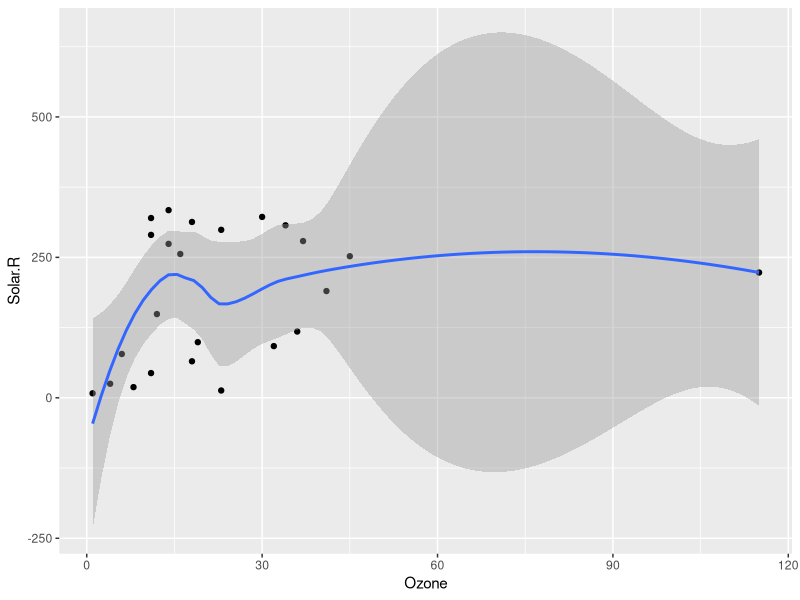
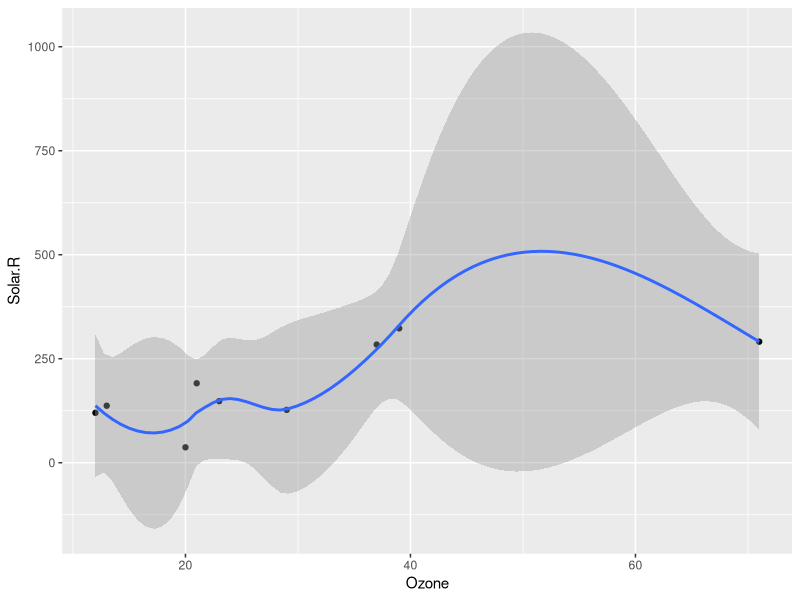
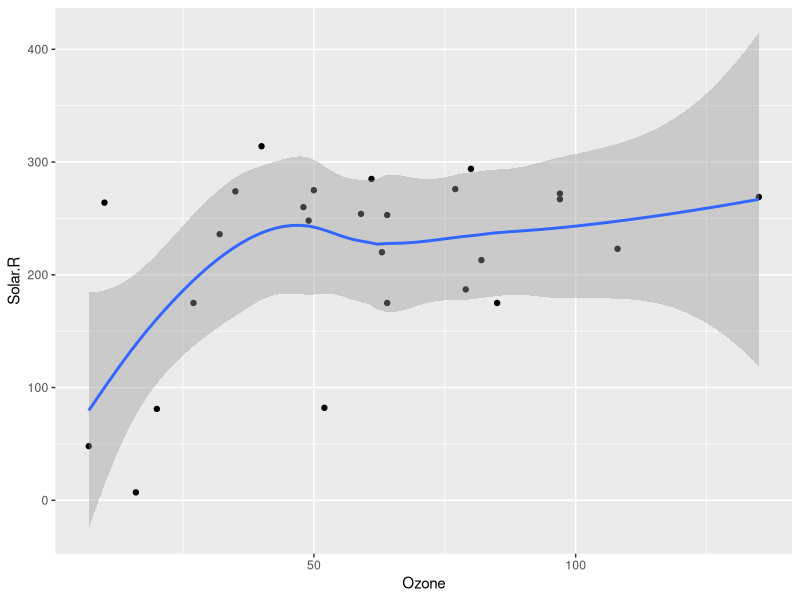
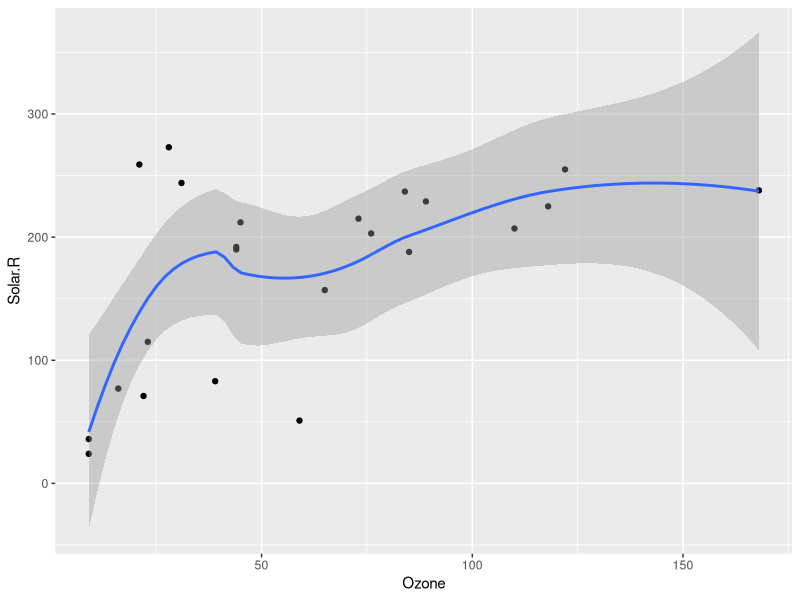
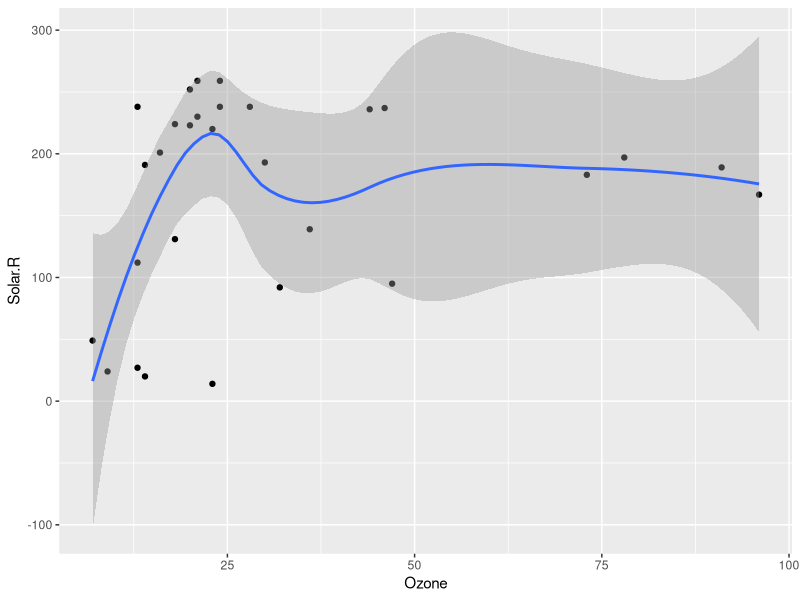

Write the R code that produced these figures, in order.
## ---- chunk 1
library(tidyverse)
## ---- chunk 2
set.seed(123) # Set random number generation

m <- lm(mpg ~ hp + cyl + drat, mtcars)

l <- list(a = list(m = matrix(1:12, ncol = 3),
              	   v = 1:7),
          b = data.frame(student = 1:15,
                         score = rnorm(15, 100, 10)))
## ---- chunk 3
#str(m)
m$qr$tol
## ---- chunk 4
#str(m)
attributes(m$terms)[3]
## ---- chunk 5
#str(l)
l$a$m #method 1 - gives a df
l$a[1] #method 2 - this still looks like a list
l[[1]]$m #method 3 just because

## ---- chunk 6
l$a$m[,3, drop=FALSE]
l$a$m[1:4,3, drop=FALSE]
## ---- chunk 7
l$b$score[7]
## ---- chunk 8
split(airquality, f = airquality$Month)#Method 1

airquality %>%   #Method 2
  group_split(Month)
## ---- chunk 9

data <- airquality %>%
  drop_na() %>% #drop na 
    group_split(Month)

# Oz_means <- rep(NA, length(levels(as.factor(data$Month)))) #5 levels of Month, hence vector of 5 open spots to be filled -- for some reason this was not working. although i know it's better to be specific to the variables since things can change length, for now, i'll just input length manually until i can troubleshoot

Oz_means <- rep(NA, 5) #5 levels of Month, hence vector of 5 open spots to be filled


for(i in seq_along(Oz_means)){
   Oz_means[i] <- data[[i]] %>% 
        summarise(mean(Ozone))
    
}

Oz_means
## ---- chunk 10
lapply(data, function(x) mean(x$Ozone))

sapply(data, function(x) mean(x$Ozone))

vapply(data, function(x) mean(x$Ozone), FUN.VALUE = double(1))

## ---- chunk 11
by_month <- split(airquality, airquality$Month) # needs to be a list

# str(by_month)

plots <- lapply(by_month, function(x) {
  ggplot(x, aes(Ozone, Solar.R)) +
    geom_point() +
    geom_smooth()
})

## ---- chunk 12
dir.create(here::here("plots"))

filenames <- here::here("plots",
                        paste0("Month", names(by_month), ".png"))

filenames

for(i in seq_along(plots)) {
  ggsave(filenames[i],
         plots[[i]],
         device = "png",
         width = 9,
         height = 8)
}
